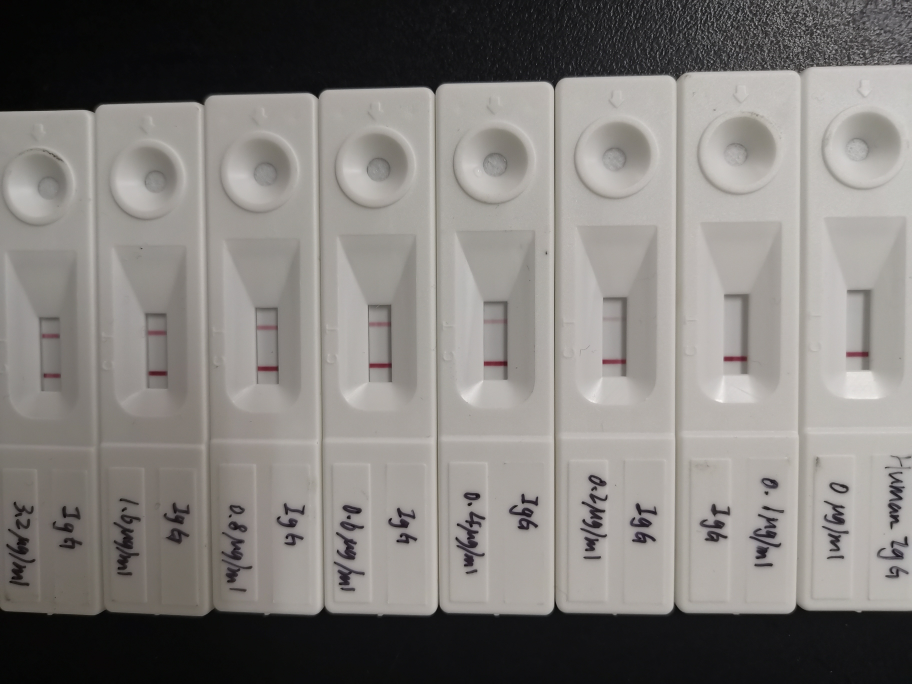
#> input picture img/IMG_2564.JPG, 3648 x 2736 px (shown at 1/4 size)
$ python HSV.py
#> lines starting #> are read from the running program, lines starting #| are printed output that depends on the picture
import cv2
import numpy as np

img=cv2.imread('img/IMG_2564.JPG')
#> img is the input picture: shape (2736, 3648, 3); mean B, G, R 122.8, 125.9, 129.2
def cv_show(name,img):
    cv2.imshow(name,img)
    cv2.waitKey(0)
    cv2.destroyAllWindows()
def Hsv_adj(img,num):
    hsv=cv2.cvtColor(img,cv2.COLOR_BGR2HSV)
    h,s,v=cv2.split(hsv)
    for y in range(len(v)):
        for x in range(len(v[y])):
            if(v[y][x]+num>255):
                v[y][x]=205
            else:
                v[y][x] = v[y][x]+num
    img=cv2.merge((h,s,v))
    img = cv2.cvtColor(img, cv2.COLOR_HSV2BGR)
    return img


img=cv2.resize(img,(0,0),fx=0.2,fy=0.2)
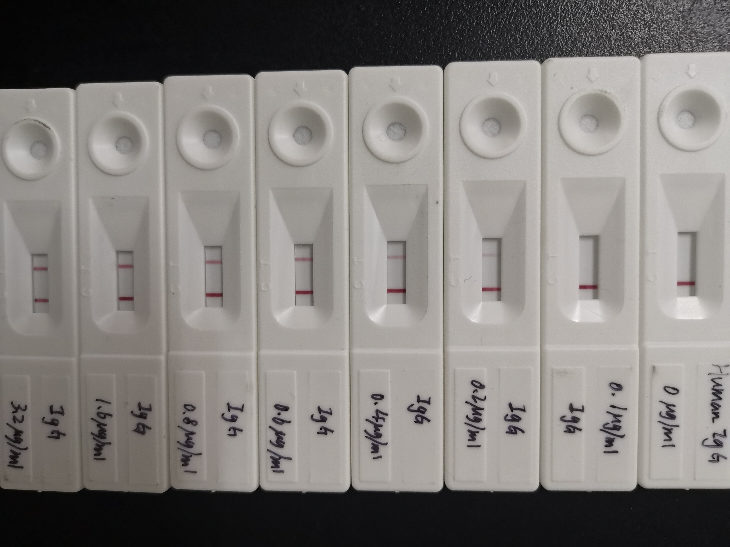
#> img: shape (547, 730, 3); mean B, G, R 122.8, 126, 129.3
res = Hsv_adj(img,40)
#> in Hsv_adj, `hsv=cv2.cvtColor(img,cv2.COLOR_BGR2HSV)`: hsv: shape (547, 730, 3); mean H, S, V 32.9, 17, 129.6
#> in Hsv_adj, `h,s,v=cv2.split(hsv)`:
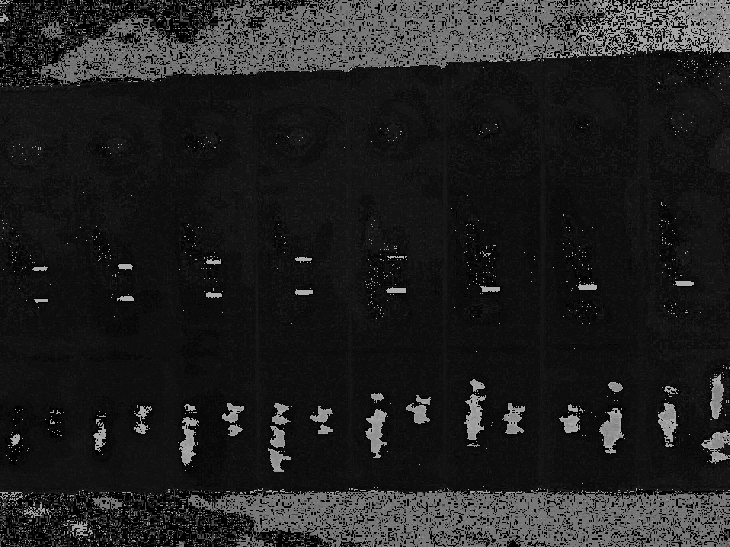
#> h: shape (547, 730); min 0, max 179, mean 32.9
#> in Hsv_adj, `h,s,v=cv2.split(hsv)`:
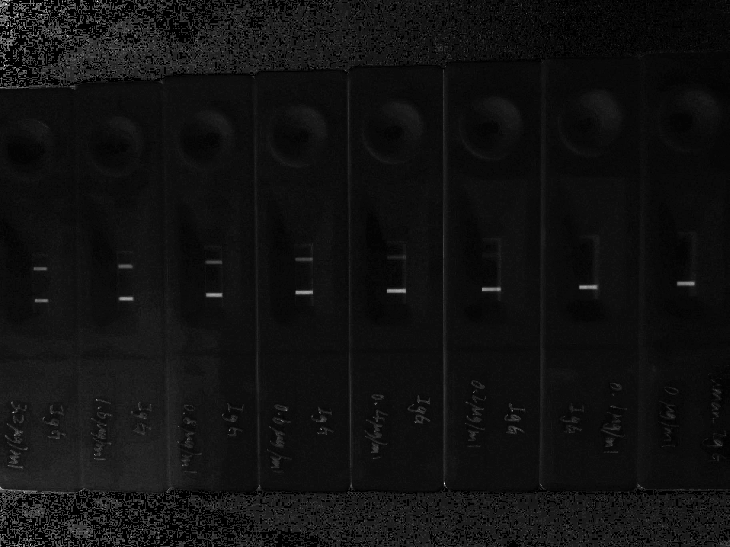
#> s: shape (547, 730); min 0, max 255, mean 17
#> after the loop in Hsv_adj, `for y in range(len(v)):`:
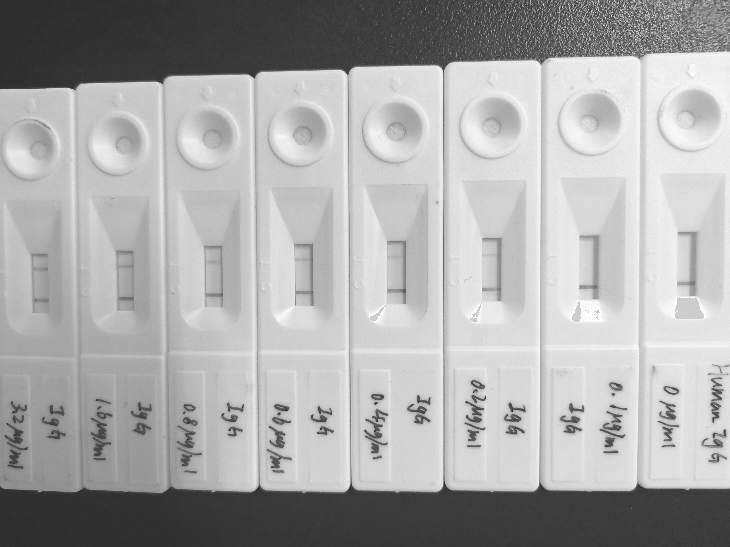
#> v: shape (547, 730); min 42, max 255, mean 169.4
#> in Hsv_adj, `img=cv2.merge((h,s,v))`: img: shape (547, 730, 3); mean H, S, V 32.9, 17, 169.4
cv_show("img",res)

$ run again, with img/0w.jpg copied over img/IMG_2564.JPG
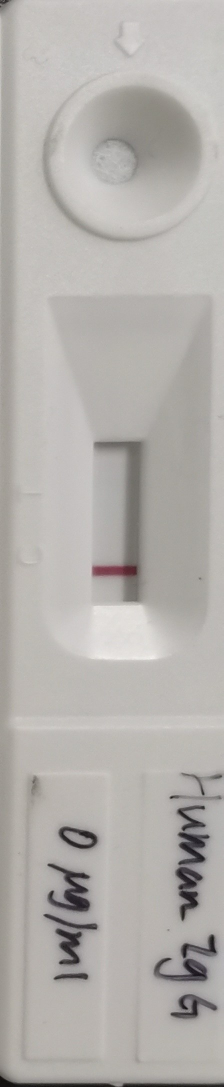
#> input picture img/0w.jpg, 447 x 2174 px (shown at 1/2 size)
#> img is the input picture: shape (2174, 447, 3); mean B, G, R 172.1, 175.8, 179.2
#> hsv: shape (435, 89, 3); mean H, S, V 22.4, 10.8, 179.1
#> in Hsv_adj, `h,s,v=cv2.split(hsv)`:
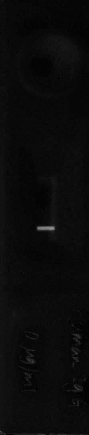
#> s: shape (435, 89); min 0, max 147, mean 10.8
#> after the loop in Hsv_adj, `for y in range(len(v)):`:
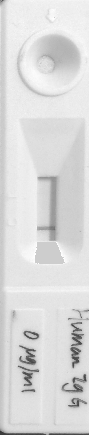
#> v: shape (435, 89); min 55, max 255, mean 218.3
